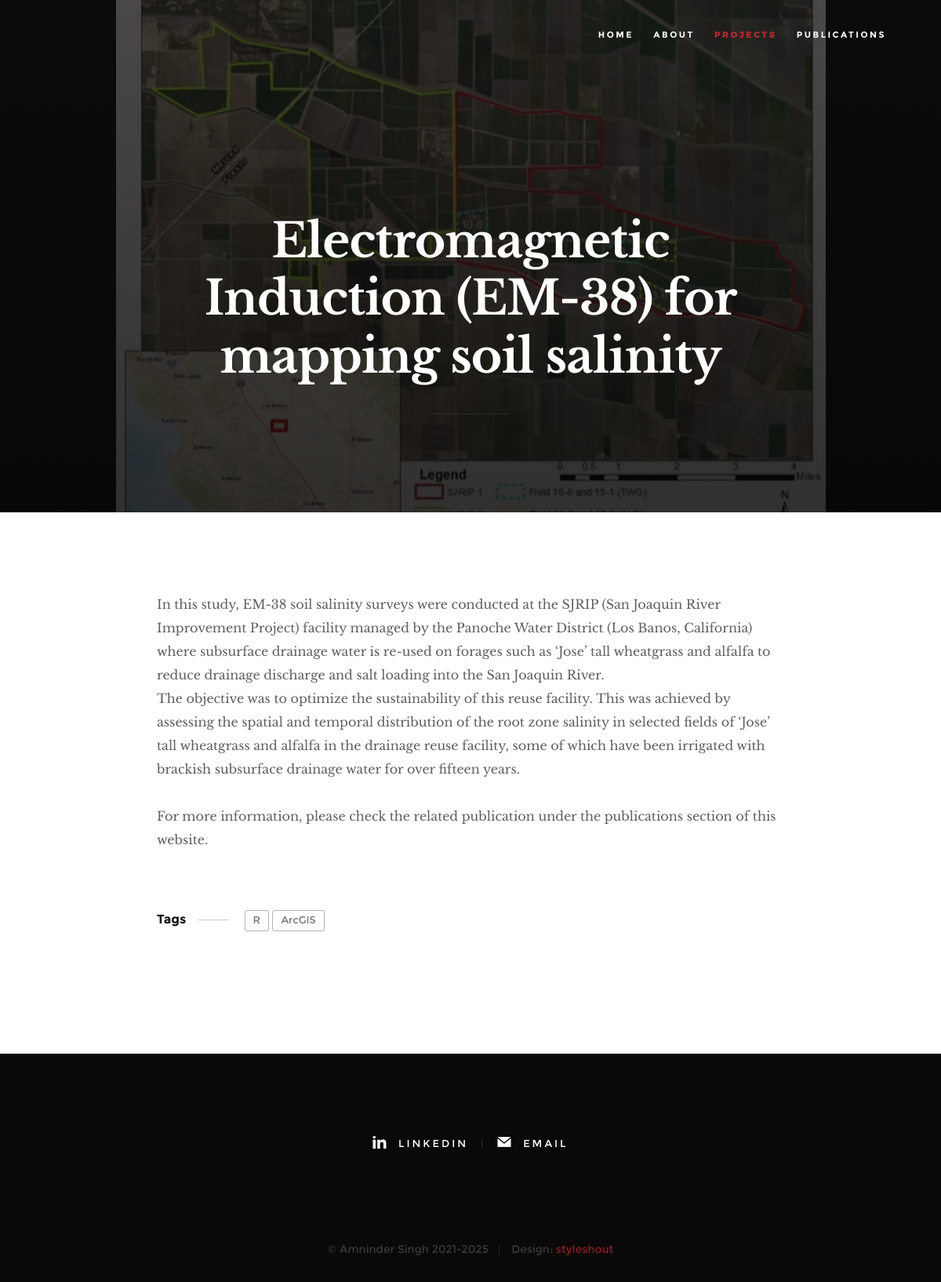
The app's page /project/3/, older data.
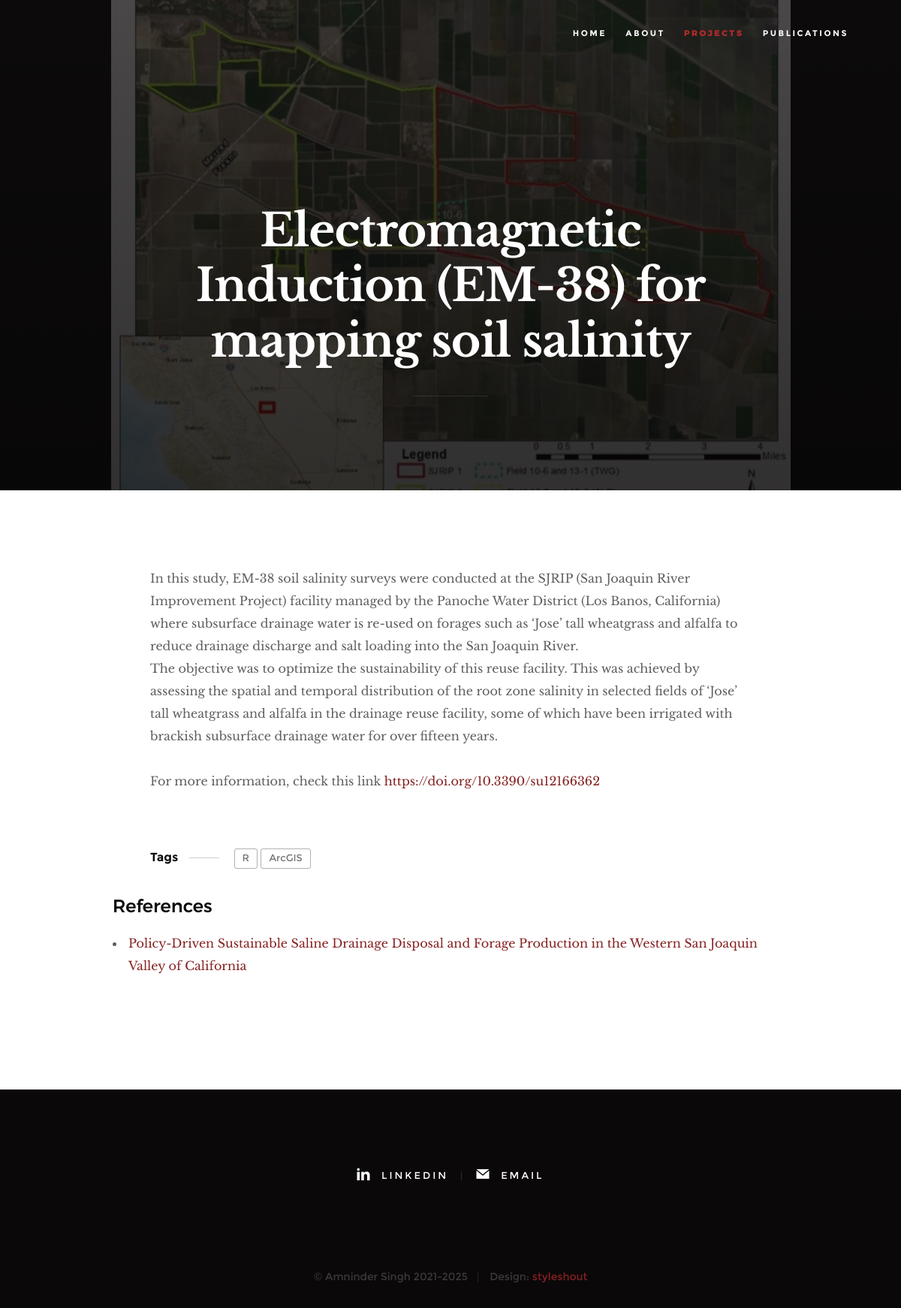
The same page, newer data.
### home/models.py (models this page shows, shortened)
class Project(models.Model):
    title = models.CharField(max_length=200)
    description = models.TextField(null=True, blank=True)
    featured_image = models.ImageField(null=True, blank=True, default="default.jpg")
    image1 = models.ImageField(null=True, blank=True, default="default.jpg")
    image2 = models.ImageField(null=True, blank=True, default="default.jpg")
    image3 = models.ImageField(null=True, blank=True, default="default.jpg")
    project_link = models.TextField(max_length=500, null=True, blank=True)
    publication_link = models.TextField(max_length=2000, null=True, blank=True)
    tags = models.ManyToManyField("Tag", blank=True)
    created = models.DateTimeField(auto_now_add=True)
    class Meta:
        ordering = ["-created"]

class Tag(models.Model):
    name = models.CharField(max_length=200)
    def __str__(self):
        return self.name

class Reference(models.Model):
    project = models.ForeignKey(
        "Project", on_delete=models.CASCADE, related_name="references"
    )
    title = models.CharField(max_length=500)
    url = models.URLField(max_length=2000)
    created = models.DateTimeField(auto_now_add=True)
    class Meta:
        ordering = ["created"]

### home/views.py (the view)
# urls.py: path('project/<int:pk>/', views.project, name = "project")
def project(request, pk):
    projectObj = Project.objects.get(id=pk)
    return render(request, 'single-project.html', {'project': projectObj})

### templates/single-project.html (shortened to what this page needs)
{% load static %}
<!DOCTYPE html>
<html class="no-js" lang="en">
<head>
    <link rel="stylesheet" href="{% static 'css/base.css' %}">
    <link rel="stylesheet" href="{% static 'css/vendor.css' %}">
    <link rel="stylesheet" href="{% static 'css/main.css' %}">
</head>
<body id="top">
    <header class="s-header">
        <nav class="header-nav-wrap">
            <ul class="header-nav">
                <li><a href="{% url 'home' %}" title="home">Home</a></li>
                <li><a href="{% url 'home' %}#about" title="about">About</a></li>
                <li class="current"><a href="{% url 'home' %}#projects" title="projects">Projects</a></li>
                <li><a href="{% url 'home' %}#publications" title="publications">Publications</a></li>
            </ul>
        </nav>
    </header>
    <article class="blog-single">
        <div class="page-header page-header--single page-hero" style="background-image:url({{project.featured_image.url}});">
            <div class="row page-header__content narrow">
                <article class="col-full">
                    <div class="page-header__info">
                    </div>
                    <h1 class="page-header__title">
                        <a href="#0" title="">
                            {{project.title}}
                        </a>
                    </h1>
                    <ul class="page-header__meta">
                    </ul>
                </article>
            </div>
        </div>
        <div class="row blog-content">
            <div class="col-full blog-content__main">
                <p> {{project.description|urlize|linebreaks}}</p>
                <p class="blog-content__tags">
                    <span>Tags</span>
                    {% for tag in project.tags.all %}
                    <span class="blog-content__tag-list">
                        <a>{{tag}}</a>
                    </span>
                    {% endfor %}
                </p>
            </div>
        {% if project.references.all %}
        <div class="project-references">
            <h3>References</h3>
            <ul class="references-list">
                {% for reference in project.references.all %}
                <li>
                    <a href="{{ reference.url }}" target="_blank" rel="noopener noreferrer">
                        {{ reference.title }}
                    </a>
                </li>
                {% endfor %}
            </ul>
        </div>
        {% endif %}
        </div>
    </article>
    <footer>
        <div class="row">
            <div class="col-full">
                <ul class="footer-social">
                    <li><a href="https://www.linkedin.com/in/amninder-singh/" target="_blank">
                        <i class="im im-linkedin" aria-hidden="true"></i>
                        <span>LinkedIn</span>
                    </a></li>
                    <li><a href="mailto:asing075@ucr.edu">
                        <i class="im im-mail" aria-hidden="true"></i>
                        <span>Email</span>
                    </a></li>
                </ul>
            </div>
        </div>
        <div class="row footer-bottom">
            <div class="col-twelve">
                <div class="copyright">
                    <span>© Amninder Singh 2021-2025</span>
                    <span>Design: <a href="https://www.styleshout.com/">styleshout</a></span>
                </div>
            </div>
        </div>
    </footer>
</body>
</html>

### static/css/base.css (style rules this page uses)
html { font-family: sans-serif; line-height: 1.15; -ms-text-size-adjust: 100%; -webkit-text-size-adjust: 100%; }
body { margin: 0; }
article, aside, footer, header, nav, section { display: block; }
h1 { font-size: 2em; margin: 0.67em 0; }
a { background-color: transparent; -webkit-text-decoration-skip: objects; }
html { font-size: 62.5%; box-sizing: border-box; }
*, *::before, *::after { box-sizing: inherit; }
body { font-weight: normal; line-height: 1; word-wrap: break-word; text-rendering: optimizeLegibility; -webkit-overflow-scrolling: touch; -webkit-text-size-adjust: none; }
body, input, button { -moz-osx-font-smoothing: grayscale; -webkit-font-smoothing: antialiased; }
div, dl, dt, dd, ul, ol, li, h1, h2, h3, h4, h5, h6, pre, form, p, blockquote, th, td { margin: 0; padding: 0; }
h1, h2, h3, h4, h5, h6 { -webkit-font-smoothing: auto; -webkit-font-smoothing: antialiased; -webkit-font-variant-ligatures: common-ligatures; -moz-font-variant-ligatures: common-ligatures; font-variant-ligatures: common-ligatures; text-rendering: optimizeLegibility; }
em, i { font-style: italic; line-height: inherit; }
ol, ul { list-style: none; }
li { display: block; }
a { text-decoration: none; line-height: inherit; }
.row { width: 94%; max-width: 1200px; margin: 0 auto; }
.row:after { content: ""; display: table; clear: both; }
[class*="col-"] { float: left; }
[class*="col-"] { padding: 0 20px; }
.col-twelve, .col-full { width: 100%; }
@media only screen and (max-width: 1200px) { [class*="col-"] { padding: 0 15px; } }

Row changes from the older to the newer data that the page shows:
changed Project "Electromagnetic Induction (EM-38) for mapping soil salinity": description "…years. For more information, please check the related publication under the publications section of this website." → "…years. For more information, check this link https://doi.org/10.3390/su12166362"
added Reference: title "Policy-Driven Sustainable Saline Drainage Disposal and Forage Production in the Western San Joaquin Valley of California"
Text that changed along with them:
text now shown: "References"
